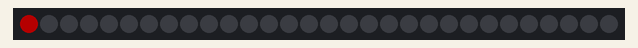
Recording of a sketch running on a simulated Arduino Uno, built with avr-gcc and run on an emulated ATmega328P. On the bench: 30 RGB LEDs in strip order, left to right. Dim RGB values are drawn brighter than linear.

Above: at 0.05 s.
At 6.03 s:
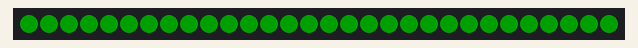
At 9.07 s:
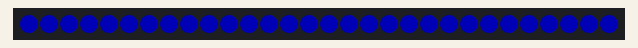
At 19.91 s:
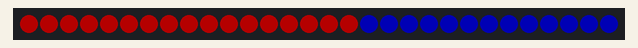
At 26.8 s:
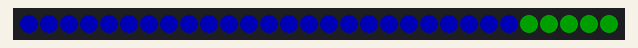
At 39.88 s:
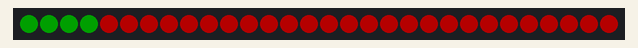

The sketch:

rotate_led.ino
```cpp
// the leds change color by sequence

#include <FastLED.h>

#define LED_PIN     6       // The pin connected to the DIN of the LED strip
#define NUM_LEDS    30      // Number of LEDs in the strip
#define BRIGHTNESS  64      // Brightness level (0-255)
#define LED_TYPE    WS2812B // Type of LED
#define COLOR_ORDER GRB     // Color order

CRGB leds[NUM_LEDS];

void setup() {
  FastLED.addLeds<LED_TYPE, LED_PIN, COLOR_ORDER>(leds, NUM_LEDS).setCorrection(TypicalLEDStrip);
  FastLED.setBrightness(BRIGHTNESS);
}

void loop() {
  for(int i = 0; i < NUM_LEDS; i++) {
    // Set the current LED to red
    leds[i] = CRGB::Red;
    FastLED.show();
    delay(100); // Wait for 100 milliseconds

  }

  for(int i = 0; i < NUM_LEDS; i++) {
    // Set the current LED to green
    leds[i] = CRGB::Green;
    FastLED.show();
    delay(100); // Wait for 100 milliseconds


  }

  for(int i = 0; i < NUM_LEDS; i++) {
    // Set the current LED to blue
    leds[i] = CRGB::Blue;
    FastLED.show();
    delay(100); // Wait for 100 milliseconds

  }
}
```
